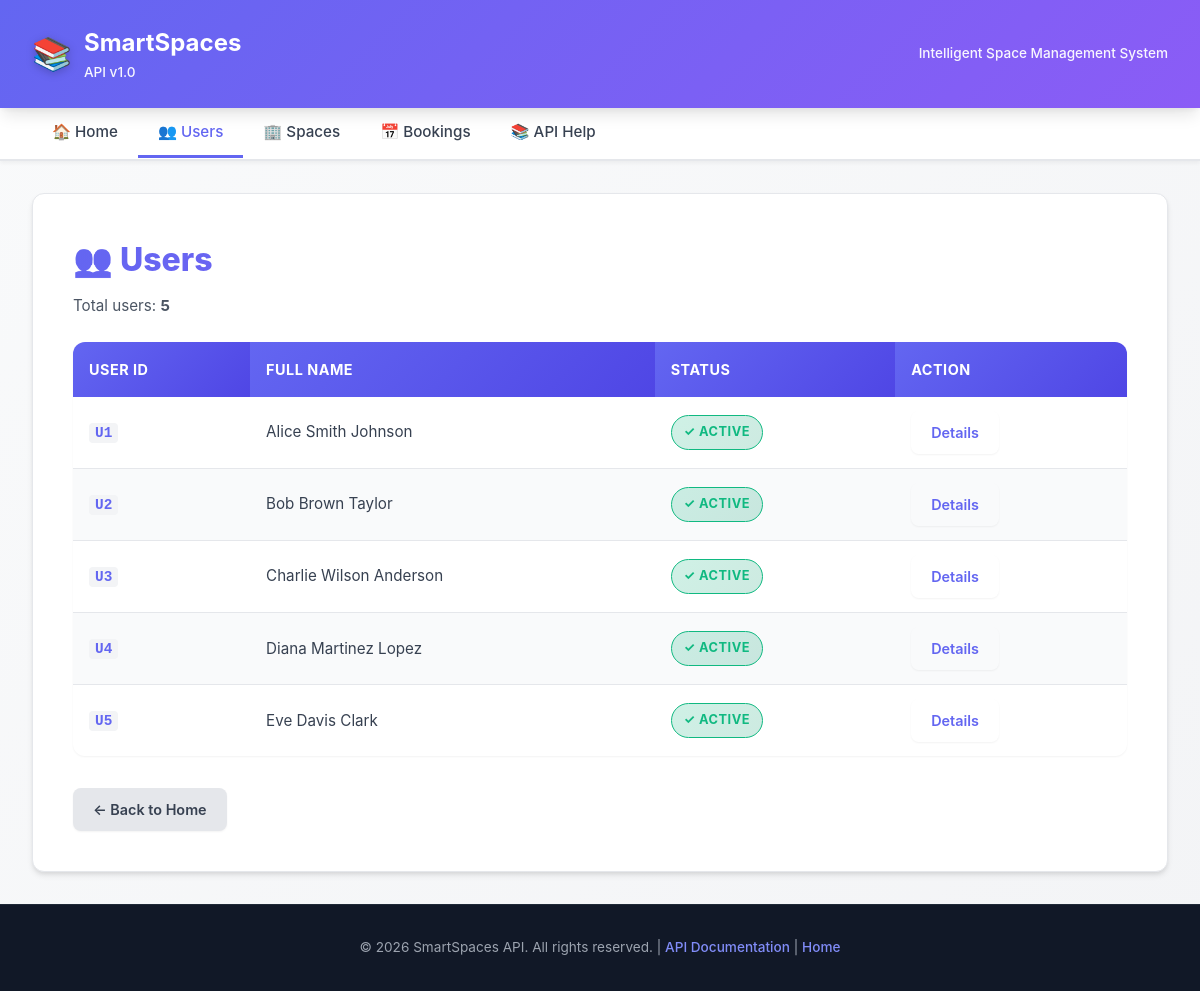
The app's page /users, older data.
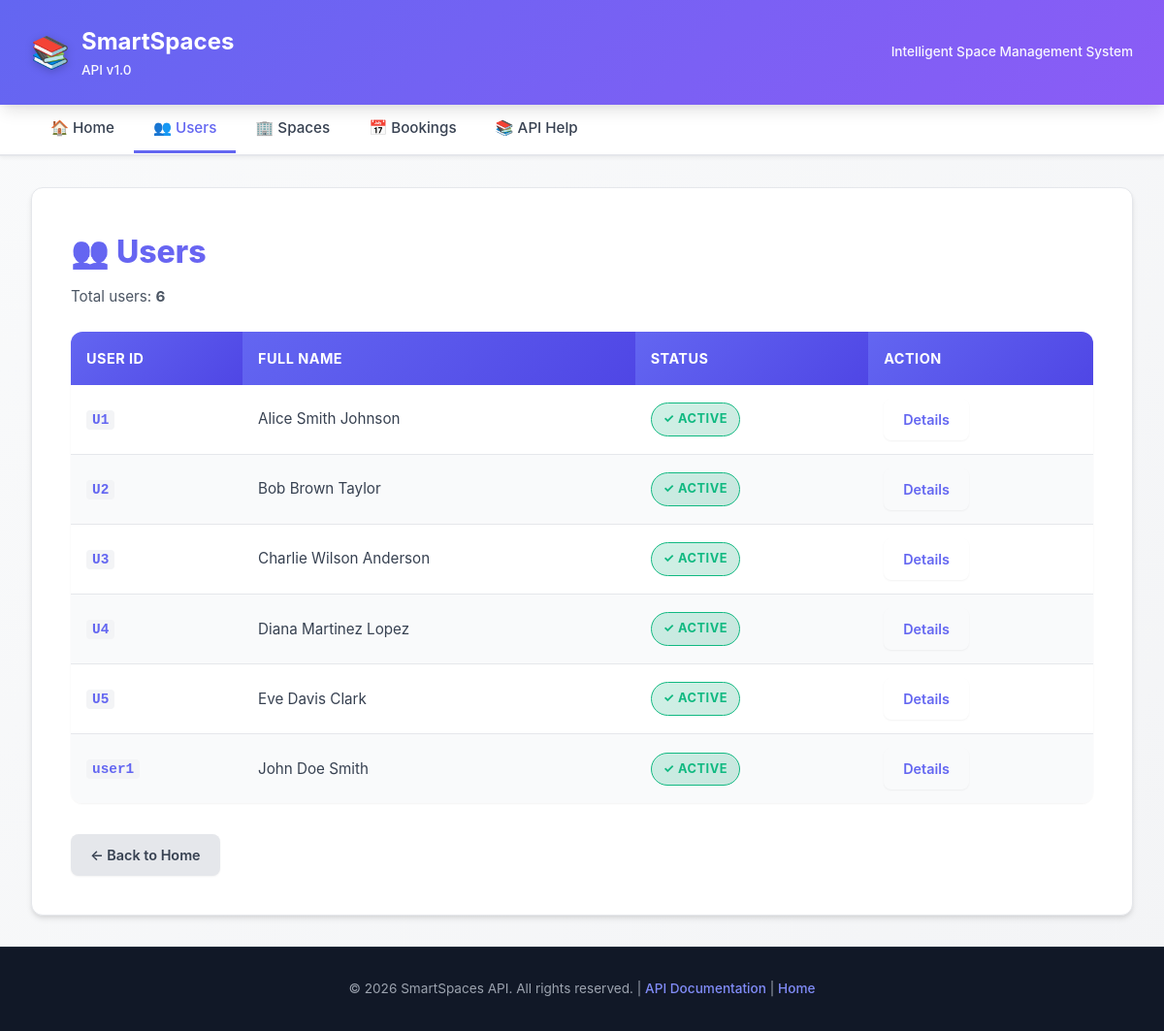
The same page, newer data.
### tables this page shows
CREATE TABLE users (
        user_id  TEXT PRIMARY KEY,
        name     TEXT    NOT NULL,
        surname1 TEXT    NOT NULL,
        surname2 TEXT    NOT NULL,
        active   INTEGER NOT NULL
    );

### presentation/app.py (the view)
@app.route("/users", methods=["GET"])
def list_users():
    try:
        users = user_service.list_users()
        formatted_users = [format_user(u) for u in users]
        return render_template('users.html', users=formatted_users)
    except Exception as e:
        logger.error(f"Error al listar usuarios: {str(e)}")
        return error_response(f"Error al listar usuarios: {str(e)}", 500)

### application/user_service.py (called while the page is built)
    def list_users(self):
        return self._user_repo.list()

### domain/user.py (called while the page is built)
    @property
    def user_id(self):
        return self.__user_id

    @property
    def name(self):
        return self._name

    @property
    def surname1(self):
        return self._surname1

    @property
    def surname2(self):
        return self._surname2

    def full_name(self):
        return f"{self.name} {self.surname1} {self.surname2}"

    def is_active(self):
        return self._active

### infrastructure/user_sqlite_repository.py (called while the page is built)
    def _connect(self):
        conn = sqlite3.connect(self._db_path)
        conn.execute("PRAGMA foreign_keys = ON")
        return conn

### presentation/app.py (called while the page is built)
@app.before_request
def log_request():
    logger.info(f"{request.method} {request.path}")

def format_user(user):
    return {
        "user_id": user.user_id,
        "name": user.name,
        "surname1": user.surname1,
        "surname2": user.surname2,
        "full_name": user.full_name(),
        "active": user.is_active(),
    }

### presentation/templates/users.html (shortened to what this page needs)
{% extends "base.html" %}
{% block content %}
<h1>👥 Users</h1>
{% if users %}
    <p>Total users: <strong>{{ users|length }}</strong></p>
    <table>
        <thead>
            <tr>
                <th>User ID</th>
                <th>Full Name</th>
                <th>Status</th>
                <th>Action</th>
            </tr>
        </thead>
        <tbody>
            {% for user in users %}
            <tr>
                <td><code>{{ user.user_id }}</code></td>
                <td>{{ user.full_name }}</td>
                <td>
                    {% if user.active %}
                        <span class="badge active">✓ Active</span>
                    {% else %}
                        <span class="badge inactive">✗ Inactive</span>
                    {% endif %}
                </td>
                <td>
                    <a href="{{ url_for('get_user', user_id=user.user_id) }}" class="btn">Details</a>
                </td>
            </tr>
            {% endfor %}
        </tbody>
    </table>
{% else %}
    <div class="warning-box">
        <strong>⚠️ No users found</strong>
    </div>
{% endif %}
<div class="mt-3">
    <a href="{{ url_for('index') }}" class="btn secondary">← Back to Home</a>
</div>
{% endblock %}

Row changes from the older to the newer data that the page shows:
added users: user_id "user1", full_name "John Doe Smith", active "✓ ACTIVE"
Text that changed along with them:
{{ users|length }}: "5" → "6"
